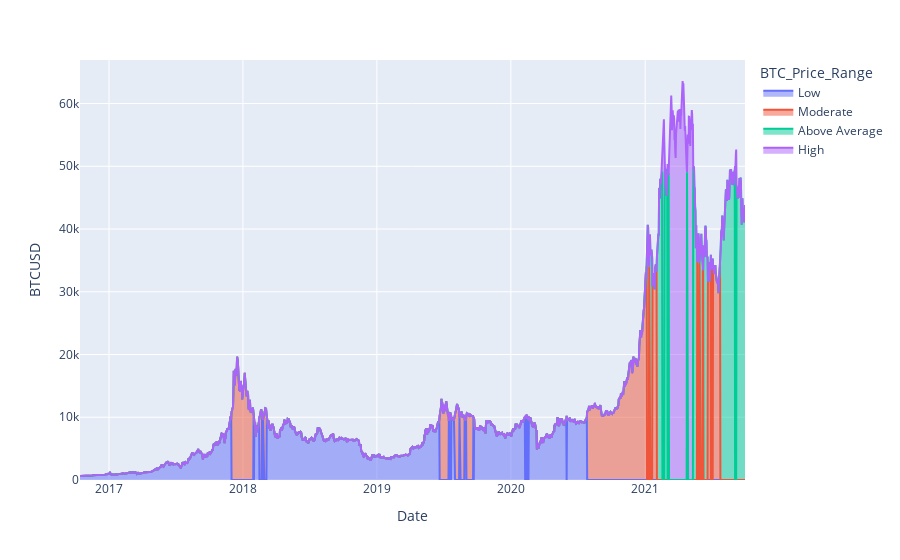

The cell this chart's notebook holds for it:
### Code cell
# Create area plot
px.area(
    merged_BTCETH_new,
    x="Date",
    y="BTCUSD",
    color="BTC_Price_Range",
    line_group="BTC_Price_Range",
)

### Figure 1 — Plotly figure (JSON) as saved in the notebook; plotly's stock layout.template omitted (floating-point values rounded to 4 significant figures; data arrays with more than 128 entries replaced by an {"elided": "..."} marker saying what was removed)
{"data": [{"hovertemplate": "BTC_Price_Range=Low<br>Date=%{x}<br>BTCUSD=%{y}<extra></extra>", "legendgroup": "Low", "line": {"color": "#636efa"}, "marker": {"symbol": "circle"}, "mode": "lines", "name": "Low", "orientation": "v", "showlegend": true, "stackgroup": "1", "type": "scatter", "x": {"elided": "1220 str values"}, "xaxis": "x", "y": {"elided": "1220 float values"}, "yaxis": "y"}, {"hovertemplate": "BTC_Price_Range=Moderate<br>Date=%{x}<br>BTCUSD=%{y}<extra></extra>", "legendgroup": "Moderate", "line": {"color": "#EF553B"}, "marker": {"symbol": "circle"}, "mode": "lines", "name": "Moderate", "orientation": "v", "showlegend": true, "stackgroup": "1", "type": "scatter", "x": {"elided": "373 str values"}, "xaxis": "x", "y": {"elided": "373 float values"}, "yaxis": "y"}, {"hovertemplate": "BTC_Price_Range=Above Average<br>Date=%{x}<br>BTCUSD=%{y}<extra></extra>", "legendgroup": "Above Average", "line": {"color": "#00cc96"}, "marker": {"symbol": "circle"}, "mode": "lines", "name": "Above Average", "orientation": "v", "showlegend": true, "stackgroup": "1", "type": "scatter", "x": {"elided": "145 str values"}, "xaxis": "x", "y": {"elided": "145 float values"}, "yaxis": "y"}, {"hovertemplate": "BTC_Price_Range=High<br>Date=%{x}<br>BTCUSD=%{y}<extra></extra>", "legendgroup": "High", "line": {"color": "#ab63fa"}, "marker": {"symbol": "circle"}, "mode": "lines", "name": "High", "orientation": "v", "showlegend": true, "stackgroup": "1", "type": "scatter", "x": ["2021-02-17T00:00:00", "2021-02-18T00:00:00", "2021-02-19T00:00:00", "2021-02-20T00:00:00", "2021-02-21T00:00:00", "2021-02-22T00:00:00", "2021-03-03T00:00:00", "2021-03-07T00:00:00", "2021-03-08T00:00:00", "2021-03-09T00:00:00", "2021-03-10T00:00:00", "2021-03-11T00:00:00", "2021-03-12T00:00:00", "2021-03-13T00:00:00", "2021-03-14T00:00:00", "2021-03-15T00:00:00", "2021-03-16T00:00:00", "2021-03-17T00:00:00", "2021-03-18T00:00:00", "2021-03-19T00:00:00", "2021-03-20T00:00:00", "2021-03-21T00:00:00", "2021-03-22T00:00:00", "2021-03-23T00:00:00", "2021-03-24T00:00:00", "2021-03-25T00:00:00", "2021-03-26T00:00:00", "2021-03-27T00:00:00", "2021-03-28T00:00:00", "2021-03-29T00:00:00", "2021-03-30T00:00:00", "2021-03-31T00:00:00", "2021-04-01T00:00:00", "2021-04-02T00:00:00", "2021-04-03T00:00:00", "2021-04-04T00:00:00", "2021-04-05T00:00:00", "2021-04-06T00:00:00", "2021-04-07T00:00:00", "2021-04-08T00:00:00", "2021-04-09T00:00:00", "2021-04-10T00:00:00", "2021-04-11T00:00:00", "2021-04-12T00:00:00", "2021-04-13T00:00:00", "2021-04-14T00:00:00", "2021-04-15T00:00:00", "2021-04-16T00:00:00", "2021-04-17T00:00:00", "2021-04-18T00:00:00", "2021-04-19T00:00:00", "2021-04-20T00:00:00", "2021-04-21T00:00:00", "2021-04-22T00:00:00", "2021-04-23T00:00:00", "2021-04-24T00:00:00", "2021-04-26T00:00:00", "2021-04-27T00:00:00", "2021-04-28T00:00:00", "2021-04-29T00:00:00", "2021-04-30T00:00:00", "2021-05-01T00:00:00", "2021-05-02T00:00:00", "2021-05-03T00:00:00", "2021-05-04T00:00:00", "2021-05-05T00:00:00", "2021-05-06T00:00:00", "2021-05-07T00:00:00", "2021-05-08T00:00:00", "2021-05-09T00:00:00", "2021-05-10T00:00:00", "2021-05-11T00:00:00", "2021-09-03T00:00:00", "2021-09-05T00:00:00", "2021-09-06T00:00:00"], "xaxis": "x", "y": [52170.0, 51600.0, 55970.0, 56100.0, 57490.0, 54140.0, 50370.0, 50940.0, 52300.0, 54920.0, 55970.0, 57797, 57270.0, 61280.0, 59423, 55740.0, 56920.0, 58930.0, 57640.0, 58050.0, 58130.0, 57470.0, 54100, 54580.0, 52267, 51325, 55070.0, 55880.0, 55780.0, 57610.0, 58790.0, 58800, 58730.0, 58980.0, 57090.0, 58200.0, 59123, 58010.0, 55960.0, 58020.0, 58090.0, 59780.0, 59990.0, 59890.0, 63590.0, 62620.0, 63237, 61430.0, 60140.0, 56270.0, 55670.0, 56423, 53810.0, 51700.0, 51076, 50050.0, 54020.0, 55050.0, 54894, 53580.0, 57890.0, 57860.0, 56630.0, 57200.0, 53240.0, 57520.0, 56440.0, 57390.0, 58958, 58240.0, 55800.0, 56760.0, 50025, 51750.0, 52660.0], "yaxis": "y"}], "layout": {"autosize": true, "legend": {"title": {"text": "BTC_Price_Range"}, "tracegroupgap": 0}, "margin": {"t": 60}, "xaxis": {"anchor": "y", "autorange": true, "domain": [0, 1], "range": ["2016-10-14", "2021-09-30"], "title": {"text": "Date"}, "type": "date"}, "yaxis": {"anchor": "x", "autorange": true, "domain": [0, 1], "range": [0, 66930.0], "title": {"text": "BTCUSD"}, "type": "linear"}}}
